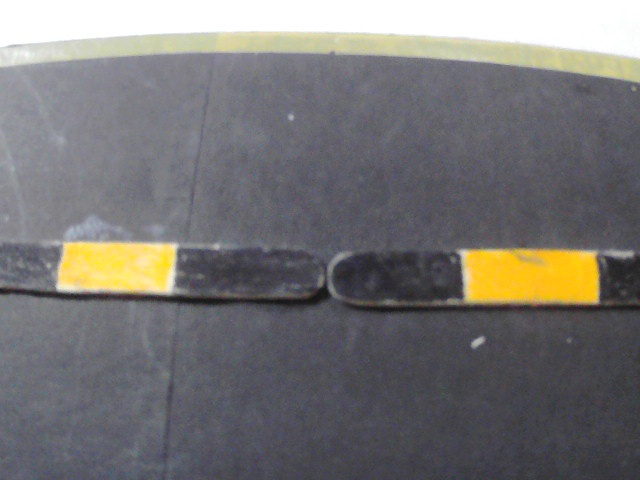
#> input picture tools/training_data/images/frame_0002.jpg, 640 x 480 px; its folder holds only this picture in this run
$ python verify_training_data.py
#> lines starting #> are read from the running program, lines starting #| are printed output that depends on the picture
"""
Verify Training Data - Displays annotations overlaid on images.
Press LEFT/RIGHT arrows to navigate, Q to quit.
"""
import cv2
import numpy as np
import os
import glob

SCRIPT_DIR = os.path.dirname(os.path.abspath(__file__))
PROJECT_ROOT = os.path.abspath(os.path.join(SCRIPT_DIR, '..'))
IMAGES_DIR = os.path.join(PROJECT_ROOT, 'tools', 'training_data', 'images')
LABELS_DIR = os.path.join(PROJECT_ROOT, 'tools', 'training_data', 'labels')

CLASSES = ['car', 'yellow_strip', 'black_strip', 'traffic_light', 'aruco_marker', 'boundary']
COLORS = {
    0: (100, 255, 0),     # car - green
    1: (0, 255, 255),     # yellow_strip - yellow
    2: (128, 128, 128),   # black_strip - gray
    3: (100, 100, 255),   # traffic_light - red
    4: (255, 200, 100),   # aruco_marker - light blue
    5: (255, 100, 200),   # boundary - purple
}

def draw_annotations(img, label_path):
    """Draw all annotations on an image."""
    h, w = img.shape[:2]
    display = img.copy()
    count_by_class = {}

    if not os.path.exists(label_path):
        cv2.putText(display, "NO LABELS", (w//2 - 80, h//2),
                   cv2.FONT_HERSHEY_SIMPLEX, 1.2, (0, 0, 255), 3)
        return display, count_by_class

    with open(label_path) as f:
        for line in f:
            parts = line.strip().split()
            if len(parts) < 5:
                continue

            cls_id = int(parts[0])
            cls_name = CLASSES[cls_id] if cls_id < len(CLASSES) else f"cls_{cls_id}"
            color = COLORS.get(cls_id, (0, 255, 0))
            count_by_class[cls_name] = count_by_class.get(cls_name, 0) + 1

            if len(parts) == 5:
                # Rectangle: cls cx cy bw bh
                cx, cy, bw, bh = float(parts[1]), float(parts[2]), float(parts[3]), float(parts[4])
                x1 = int((cx - bw/2) * w)
                y1 = int((cy - bh/2) * h)
                x2 = int((cx + bw/2) * w)
                y2 = int((cy + bh/2) * h)

                cv2.rectangle(display, (x1, y1), (x2, y2), color, 2)
                # Label
                label = f"{cls_name}"
                (lw, lh), _ = cv2.getTextSize(label, cv2.FONT_HERSHEY_SIMPLEX, 0.5, 1)
                cv2.rectangle(display, (x1, y1-20), (x1+lw+4, y1), color, -1)
                cv2.putText(display, label, (x1+2, y1-5),
                           cv2.FONT_HERSHEY_SIMPLEX, 0.5, (0, 0, 0), 1)
            else:
                # Polygon: cls x1 y1 x2 y2 ... xN yN
                coords = [float(v) for v in parts[1:]]
                points = []
                for i in range(0, len(coords) - 1, 2):
                    px = int(coords[i] * w)
                    py = int(coords[i+1] * h)
                    points.append([px, py])

                if len(points) >= 3:
                    pts = np.array(points, np.int32).reshape((-1, 1, 2))
                    # Semi-transparent fill
                    overlay = display.copy()
                    cv2.fillPoly(overlay, [pts], color)
                    cv2.addWeighted(overlay, 0.3, display, 0.7, 0, display)
                    # Outline
                    cv2.polylines(display, [pts], True, color, 2)
                    # Label at first point
                    label = f"{cls_name} (poly)"
                    (lw, lh), _ = cv2.getTextSize(label, cv2.FONT_HERSHEY_SIMPLEX, 0.5, 1)
                    cv2.rectangle(display, (points[0][0], points[0][1]-20),
                                 (points[0][0]+lw+4, points[0][1]), color, -1)
                    cv2.putText(display, label, (points[0][0]+2, points[0][1]-5),
                               cv2.FONT_HERSHEY_SIMPLEX, 0.5, (0, 0, 0), 1)

    return display, count_by_class


def main():
    images = sorted(glob.glob(os.path.join(IMAGES_DIR, "*.jpg")))
    if not images:
        print("No images found!")
        return

    idx = 0
    total = len(images)
    print(f"Found {total} images. Use LEFT/RIGHT arrows to navigate, Q to quit.")

    while True:
        img_path = images[idx]
        filename = os.path.basename(img_path)
        label_path = os.path.join(LABELS_DIR, filename.replace('.jpg', '.txt'))

        img = cv2.imread(img_path)
#> img is the input picture: shape (480, 640, 3); mean B, G, R 117, 117.2, 119.1
        if img is None:
            idx = (idx + 1) % total
            continue

        display, counts = draw_annotations(img, label_path)
#> counts = 0 items

        # Header bar
        h, w = display.shape[:2]
#> h = 480; w = 640
        cv2.rectangle(display, (0, 0), (w, 35), (30, 30, 30), -1)
        header = f"[{idx+1}/{total}] {filename}"
        cv2.putText(display, header, (10, 25), cv2.FONT_HERSHEY_SIMPLEX, 0.7, (0, 220, 200), 2)

        # Stats bar
        if counts:
            stats = " | ".join([f"{k}: {v}" for k, v in counts.items()])
        else:
            stats = "No annotations"
        cv2.rectangle(display, (0, h-30), (w, h), (30, 30, 30), -1)
        cv2.putText(display, stats, (10, h-8), cv2.FONT_HERSHEY_SIMPLEX, 0.55, (200, 200, 200), 1)

        # Controls hint
        cv2.putText(display, "LEFT/RIGHT: navigate | Q: quit", (w-350, 25),
                    cv2.FONT_HERSHEY_SIMPLEX, 0.5, (150, 150, 150), 1)
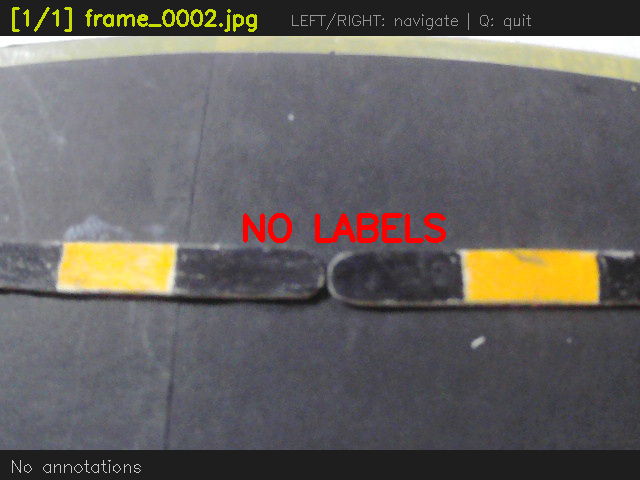
#> display: shape (480, 640, 3); mean B, G, R 96.3, 98.3, 102.3

        cv2.imshow("Training Data Verification", display)

        key = cv2.waitKey(0) & 0xFF
#> (key q is pressed here)
        if key == ord('q'):
            break
        elif key == 83 or key == ord('d'):  # RIGHT arrow or D
            idx = (idx + 1) % total
        elif key == 81 or key == ord('a'):  # LEFT arrow or A
            idx = (idx - 1) % total

    cv2.destroyAllWindows()
    print("Verification complete.")


if __name__ == "__main__":
    main()

$ run again, on tools/training_data/images/frame_0011.jpg
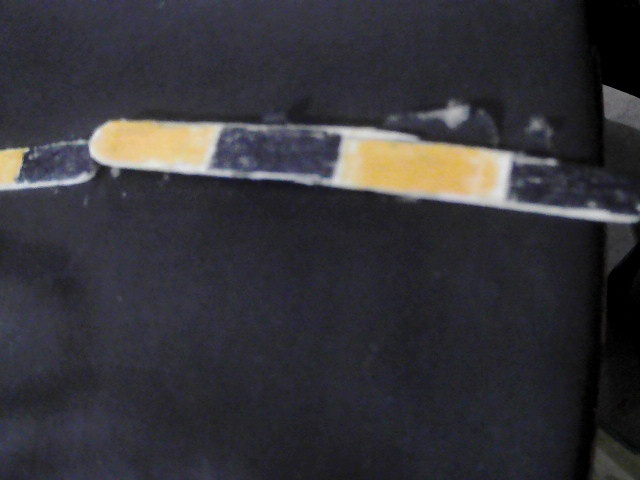
#> input picture tools/training_data/images/frame_0011.jpg, 640 x 480 px
#> in main, img is the input picture: shape (480, 640, 3); mean B, G, R 56.9, 51.7, 53
#> counts = 0 items
#> in main, `cv2.putText(display, "LEFT/RIGHT: navigate | Q: quit", (w-350, 25), cv..`:
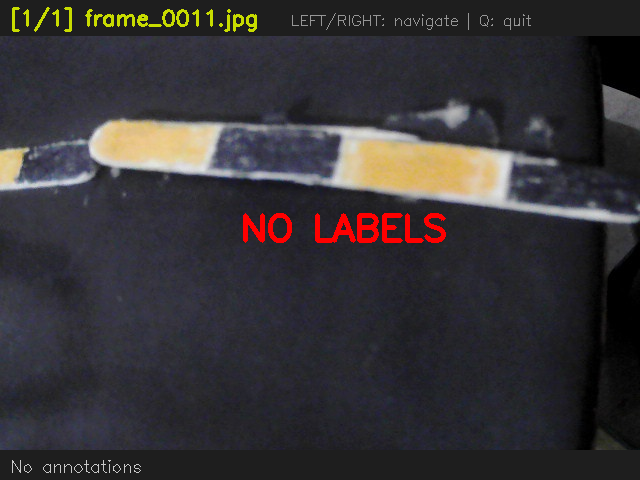
#> display: shape (480, 640, 3); mean B, G, R 53.9, 51.1, 54.3

$ run again, on tools/training_data/images/frame_0018.jpg
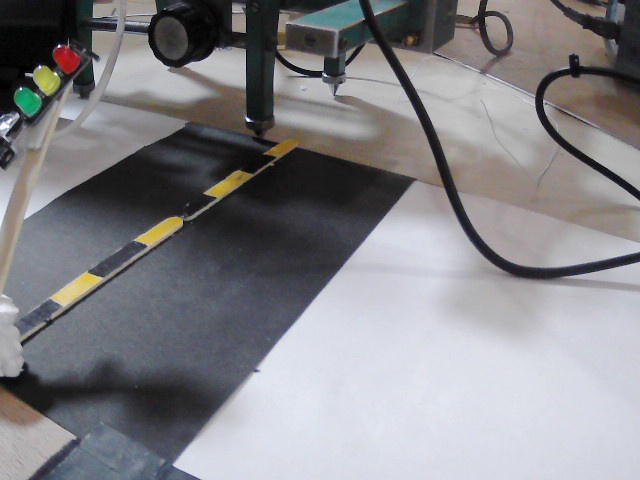
#> input picture tools/training_data/images/frame_0018.jpg, 640 x 480 px
#> in main, img is the input picture: shape (480, 640, 3); mean B, G, R 135.6, 132, 132.3
#> counts = 0 items
#> in main, `cv2.putText(display, "LEFT/RIGHT: navigate | Q: quit", (w-350, 25), cv..`:
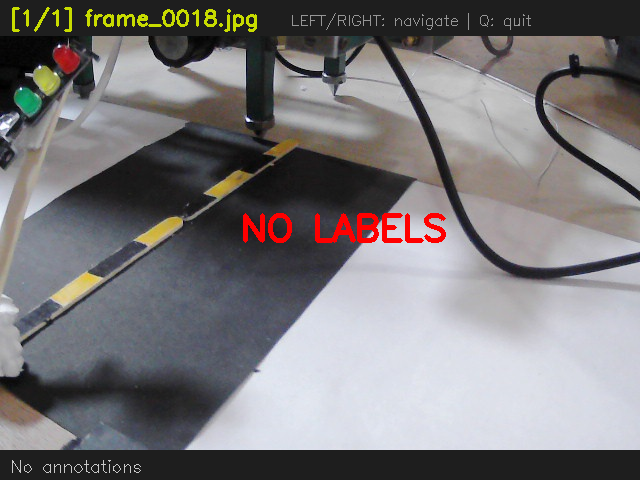
#> display: shape (480, 640, 3); mean B, G, R 121.1, 119.4, 122

$ run again, on tools/training_data/images/frame_0019.jpg
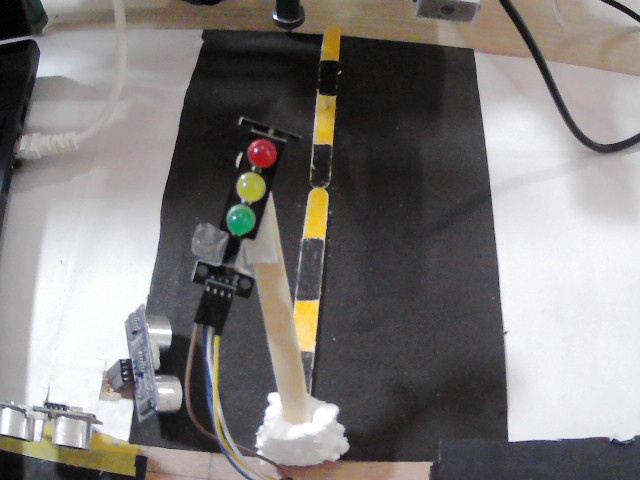
#> input picture tools/training_data/images/frame_0019.jpg, 640 x 480 px
#> in main, img is the input picture: shape (480, 640, 3); mean B, G, R 122.5, 123.9, 127.5
#> counts = 0 items
#> in main, `cv2.putText(display, "LEFT/RIGHT: navigate | Q: quit", (w-350, 25), cv..`:
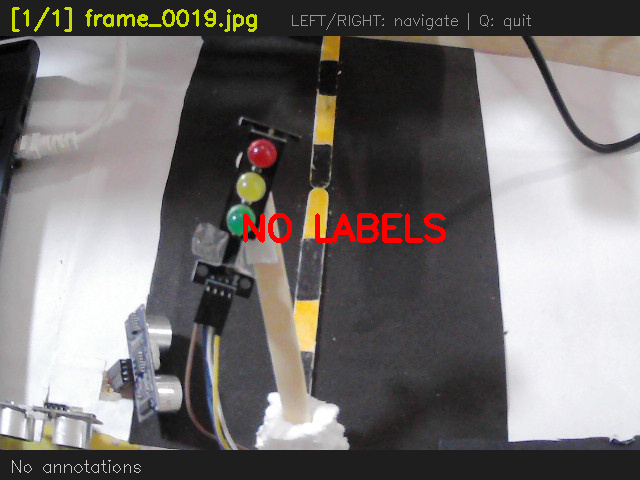
#> display: shape (480, 640, 3); mean B, G, R 113.4, 114.7, 119.1

$ run again, on tools/training_data/images/frame_0005.jpg
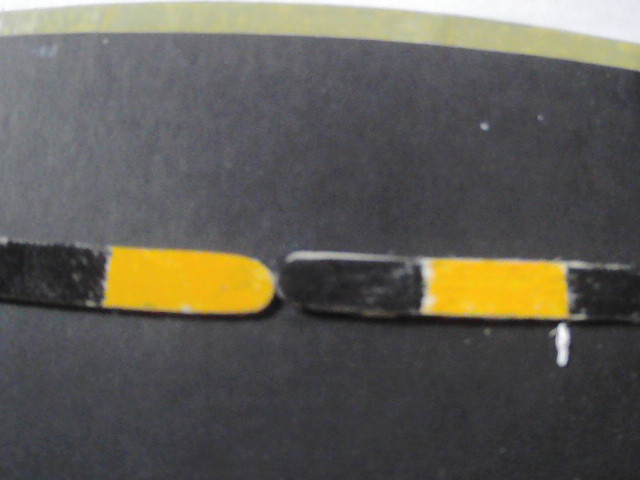
#> input picture tools/training_data/images/frame_0005.jpg, 640 x 480 px
#> in main, img is the input picture: shape (480, 640, 3); mean B, G, R 85.4, 92.7, 95.4
#> counts = 0 items
#> in main, `cv2.putText(display, "LEFT/RIGHT: navigate | Q: quit", (w-350, 25), cv..`:
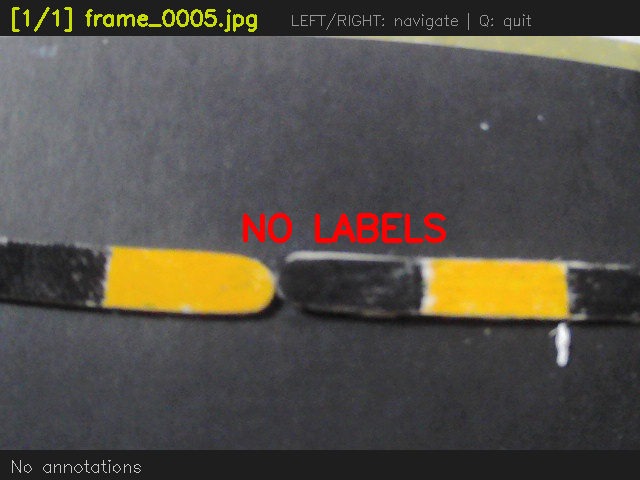
#> display: shape (480, 640, 3); mean B, G, R 71.5, 78.7, 83.5
